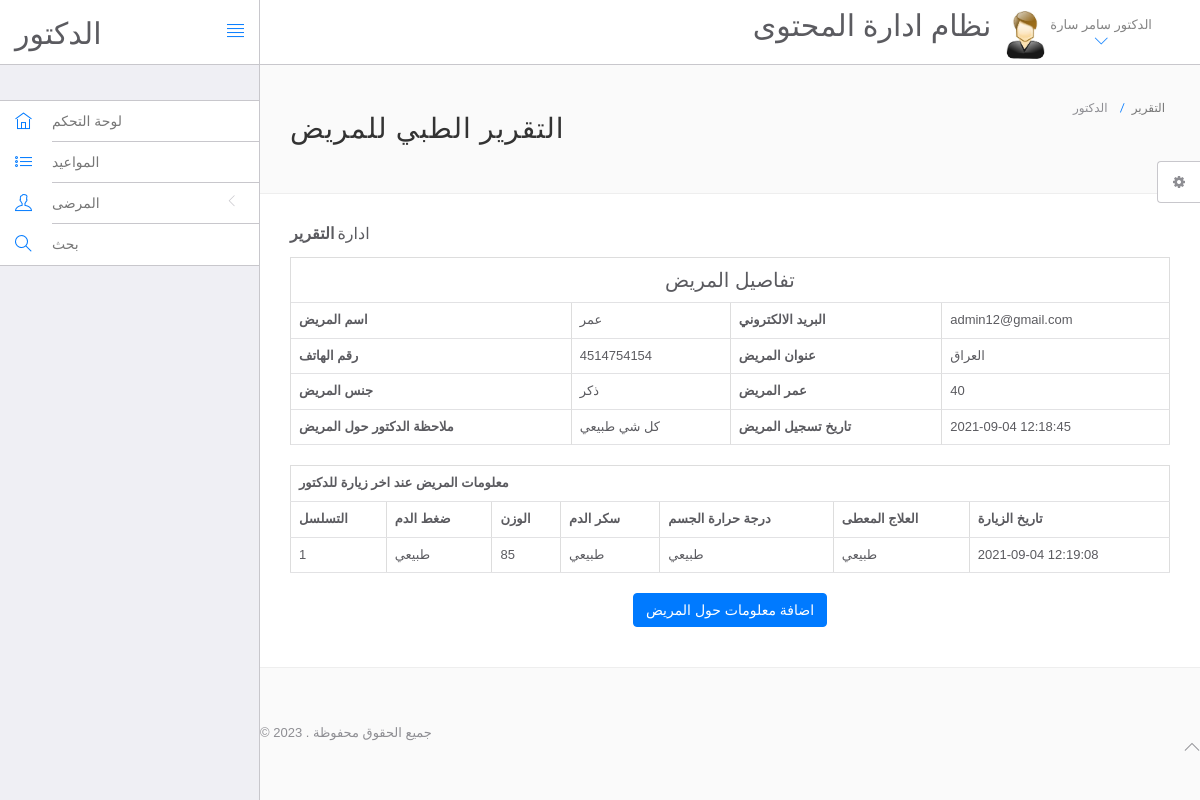
/hms/doctor/view-patient.php?viewid=8 (signed in), run on the app's committed database.
### tables this page shows
CREATE TABLE `doctors` (
  `id` int(11) NOT NULL,
  `specilization` varchar(255) DEFAULT NULL,
  `doctorName` varchar(255) DEFAULT NULL,
  `address` longtext DEFAULT NULL,
  `docFees` varchar(255) DEFAULT NULL,
  `contactno` bigint(11) DEFAULT NULL,
  `docEmail` varchar(255) DEFAULT NULL,
  `password` varchar(255) DEFAULT NULL,
  `creationDate` timestamp NULL DEFAULT current_timestamp(),
  `updationDate` timestamp NULL DEFAULT NULL ON UPDATE current_timestamp()
);

CREATE TABLE `tblpatient` (
  `ID` int(10) NOT NULL,
  `Docid` int(10) DEFAULT NULL,
  `PatientName` varchar(200) DEFAULT NULL,
  `PatientContno` bigint(10) DEFAULT NULL,
  `PatientEmail` varchar(200) DEFAULT NULL,
  `PatientGender` varchar(50) DEFAULT NULL,
  `PatientAdd` mediumtext DEFAULT NULL,
  `PatientAge` int(10) DEFAULT NULL,
  `PatientMedhis` mediumtext DEFAULT NULL,
  `CreationDate` timestamp NULL DEFAULT current_timestamp(),
  `UpdationDate` timestamp NULL DEFAULT NULL ON UPDATE current_timestamp()
);

CREATE TABLE `tblmedicalhistory` (
  `ID` int(10) NOT NULL,
  `PatientID` int(10) DEFAULT NULL,
  `BloodPressure` varchar(200) DEFAULT NULL,
  `BloodSugar` varchar(200) NOT NULL,
  `Weight` varchar(100) DEFAULT NULL,
  `Temperature` varchar(200) DEFAULT NULL,
  `MedicalPres` mediumtext DEFAULT NULL,
  `CreationDate` timestamp NOT NULL DEFAULT current_timestamp() ON UPDATE current_timestamp()
);

### hms/doctor/view-patient.php (the view, shortened to what this page needs)
<?php
include('include/config.php');
?>
<!DOCTYPE html>
<html lang="en">
	<head>
		<link rel="stylesheet" href="vendor/bootstrap/css/bootstrap.min.css">
		<link rel="stylesheet" href="vendor/fontawesome/css/font-awesome.min.css">
		<link rel="stylesheet" href="vendor/themify-icons/themify-icons.min.css">
		<link href="vendor/animate.css/animate.min.css" rel="stylesheet" media="screen">
		<link href="vendor/perfect-scrollbar/perfect-scrollbar.min.css" rel="stylesheet" media="screen">
		<link href="vendor/switchery/switchery.min.css" rel="stylesheet" media="screen">
		<link href="vendor/bootstrap-touchspin/jquery.bootstrap-touchspin.min.css" rel="stylesheet" media="screen">
		<link href="vendor/select2/select2.min.css" rel="stylesheet" media="screen">
		<link href="vendor/bootstrap-datepicker/bootstrap-datepicker3.standalone.min.css" rel="stylesheet" media="screen">
		<link href="vendor/bootstrap-timepicker/bootstrap-timepicker.min.css" rel="stylesheet" media="screen">
		<link rel="stylesheet" href="assets/css/styles.css">
		<link rel="stylesheet" href="assets/css/plugins.css">
		<link rel="stylesheet" href="assets/css/themes/theme-1.css" id="skin_color" />
	</head>
	<body>
		<div id="app">
<?php include('include/sidebar.php');?>
<div class="app-content">
<?php include('include/header.php');?>
<div class="main-content" >
<div class="wrap-content container" id="container">
<section id="page-title">
<div class="row">
<div class="col-sm-8">
<h1 class="mainTitle">التقرير الطبي للمريض</h1>
</div>
<ol class="breadcrumb">
<li>
<span>الدكتور</span>
</li>
<li class="active">
<span>التقرير</span>
</li>
</ol>
</div>
</section>
<div class="container-fluid container-fullw bg-white">
<div class="row">
<div class="col-md-12">
<h5 class="over-title margin-bottom-15">ادارة  <span class="text-bold">التقرير</span></h5>
<?php
                               $vid=$_GET['viewid'];
                               $ret=mysqli_query($con,"select * from tblpatient where ID='$vid'");
$cnt=1;
while ($row=mysqli_fetch_array($ret)) {
                               ?>
<table border="1" class="table table-bordered">
 <tr align="center">
<td colspan="4" style="font-size:20px;color:blue">
 تفاصيل المريض</td></tr>
    <tr>
    <th scope>اسم المريض</th>
    <td><?php  echo $row['PatientName'];?></td>
    <th scope>البريد الالكتروني</th>
    <td><?php  echo $row['PatientEmail'];?></td>
  </tr>
  <tr>
    <th scope>رقم الهاتف</th>
    <td><?php  echo $row['PatientContno'];?></td>
    <th>عنوان المريض</th>
    <td><?php  echo $row['PatientAdd'];?></td>
  </tr>
    <tr>
    <th>جنس المريض</th>
    <td><?php  echo $row['PatientGender'];?></td>
    <th>عمر المريض</th>
    <td><?php  echo $row['PatientAge'];?></td>
  </tr>
  <tr>
    <th>ملاحظة الدكتور حول المريض</th>
    <td><?php  echo $row['PatientMedhis'];?></td>
     <th>تاريخ تسجيل المريض</th>
    <td><?php  echo $row['CreationDate'];?></td>
  </tr>
<?php }?>
</table>
<?php
$ret=mysqli_query($con,"select * from tblmedicalhistory  where PatientID='$vid'");
 ?>
<table id="datatable" class="table table-bordered dt-responsive nowrap" style="border-collapse: collapse; border-spacing: 0; width: 100%;">
  <tr align="center">
   <th colspan="8" >
معلومات المريض عند اخر زيارة للدكتور</th>
  </tr>
  <tr>
    <th>التسلسل</th>
<th>ضغط الدم</th>
<th>الوزن</th>
<th>	سكر الدم</th>
<th>	درجة حرارة الجسم</th>
<th>	العلاج المعطى</th>
<th>تاريخ الزيارة</th>
</tr>
<?php
while ($row=mysqli_fetch_array($ret)) {
  ?>
<tr>
  <td><?php echo $cnt;?></td>
 <td><?php  echo $row['BloodPressure'];?></td>
 <td><?php  echo $row['Weight'];?></td>
 <td><?php  echo $row['BloodSugar'];?></td>
  <td><?php  echo $row['Temperature'];?></td>
  <td><?php  echo $row['MedicalPres'];?></td>
  <td><?php  echo $row['CreationDate'];?></td>
</tr>
<?php $cnt=$cnt+1;} ?>
</table>
<p align="center">
 <button class="btn btn-primary waves-effect waves-light w-lg" data-toggle="modal" data-target="#myModal">
اضافة معلومات حول المريض</button></p>
</div>
</div>
</div>
</div>
	<?php include('include/footer.php');?>
	<?php include('include/setting.php');?>
		</div>
	</body>
</html>

### hms/doctor/include/header.php (shortened to what this page needs)
<header class="navbar navbar-default navbar-static-top">
					<div class="navbar-header">
						<a class="navbar-brand" href="#">
							<h2 style="padding-top:20% ">الدكتور</h2>
						</a>
						<a href="#" class="sidebar-toggler pull-right visible-md visible-lg" data-toggle-class="app-sidebar-closed" data-toggle-target="#app">
							<i class="ti-align-justify"></i>
						</a>
					</div>
					<div class="navbar-collapse collapse">
						<ul class="nav navbar-right">
								<li  style="padding-top:2% ">
								<h2>نظام ادارة المحتوى</h2>
							</li>
							<li class="dropdown current-user">
								<a href class="dropdown-toggle" data-toggle="dropdown">
									<img src="assets/images/images.jpg" > <span class="username">
									<?php $query=mysqli_query($con,"select doctorName from doctors where id='".$_SESSION['id']."'");
while($row=mysqli_fetch_array($query))
{
	echo $row['doctorName'];
}
									?> <i class="ti-angle-down"></i></i></span>
								</a>
							</li>
						</ul>
					</div>
				</header>

### hms/doctor/assets/css/themes/theme-1.css (style rules this page uses)
body { background: #FAFAFA; }
header .navbar-header { background: #ffffff !important; border-right-color: #c8c7cc !important; border-bottom-color: #c8c7cc !important; }
header .navbar-header .sidebar-toggler, header .navbar-header .sidebar-mobile-toggler { color: #007aff !important; }
header .navbar-header .navbar-brand { color: #777 !important; }
header .navbar-collapse { background: #ffffff !important; border-bottom-color: #c8c7cc !important; box-shadow: none !important; }
header .navbar-collapse .navbar-right > li > a { color: #777; }
header .navbar-collapse .navbar-right > li > a i { color: #007aff !important; }

### data on the page
doctors: doctorName "الدكتور سامر سارة"
tblpatient: PatientName "عمر", PatientEmail "admin12@gmail.com", PatientContno "4514754154", PatientAdd "العراق", PatientGender "ذكر", PatientAge "40", PatientMedhis "كل شي طبيعي", CreationDate "2021-09-04 12:18:45"
tblmedicalhistory: BloodPressure "طبيعي", Weight "85", BloodSugar "طبيعي", Temperature "طبيعي", MedicalPres "طبيعي", CreationDate "2021-09-04 12:19:08"
